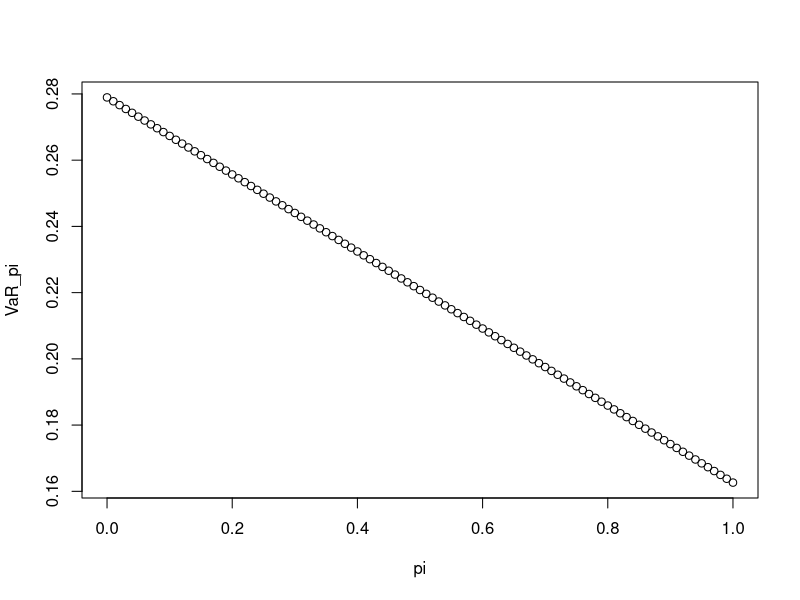

Generate this figure with R:
## ---- chunk 1
VaR1=100+100*log(0.99)
VaR1
## ---- chunk 2
VaR2=-100-100*log(1-0.99)
VaR2
## ---- chunk 3
VaR1=-1*qnorm((1-0.99), mean=0.07, sd=0.1)
VaR1
## ---- chunk 4
VaR2=-1*qnorm((1-0.99), mean=0.07, sd=0.15)
VaR2
## ---- chunk 5
sd3=0.6*0.1+0.4*0.15
VaR3=-1*qnorm((1-0.99), mean=0.07, sd=sd3)
VaR3
## ---- chunk 6
pi= seq(0,1,0.01)
sd_pi=(pi*0.1)+(1-pi)*0.15
VaR_pi=-1*qnorm((1-0.99), mean=0.07, sd=sd_pi)
plot(pi, VaR_pi)
## ---- chunk 7
VaR_gamma<-function(w0,alpha, beta, c, mu){
  sigma=rgamma(10000,alpha,beta)
  return=c()
  for (i in 1:10000){
    return=c(return,rnorm(10000,mean=mu,sd=sigma[i]))
  }
  return<-sort(return, decreasing = FALSE)
  VaR_gamma=-w0*return[(1-c)*length(return)]
}
